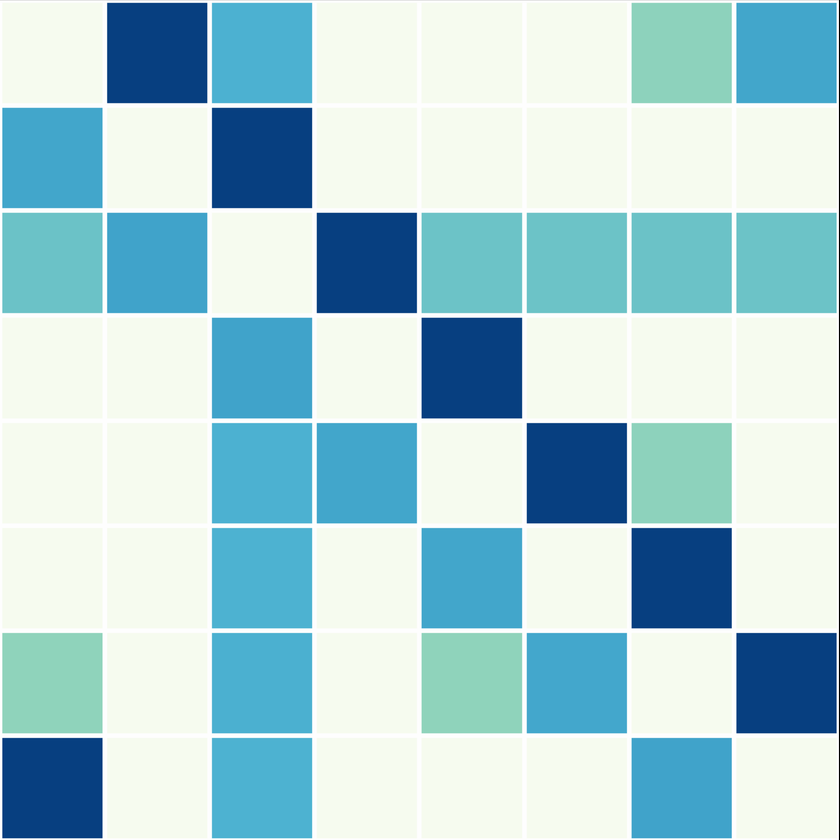
#> input picture matrices/vision.png, 840 x 840 px, shrunk from 3274 x 3273 before the run
$ python demand-matrices.py
#> lines starting #> are read from the running program, lines starting #| are printed output that depends on the picture
#!/usr/bin/env python3
# -*- coding: utf-8 -*-
"""
Created on Fri Jan 26 12:49:06 2024

@author: vamsi
"""

import matplotlib.pyplot as plt
import cv2
import numpy as np
import matplotlib
import seaborn as sns
from matplotlib.colors import LogNorm
from pathlib import Path
#%%
directory = "matrices/"
Path(directory).mkdir(parents=True, exist_ok=True)

heatmaps=["vision.png","image-processing.png","object-tracking.png","speech-recognition.png"]

# Function to convert RGB to hexadecimal
def rgb_to_hex(rgb):
    return '{:02x}{:02x}{:02x}'.format(int(rgb[0]), int(rgb[1]), int(rgb[2]))

visionMatrix=0
ipMatrix=0
otMatrix=0
srMatrix=0

# Load the heatmap image
for heatmap in heatmaps:
    heatmap_image_path = directory+heatmap
    heatmap_image = cv2.imread(heatmap_image_path)
#> heatmap_image is the input picture: shape (840, 840, 3); mean B, G, R 215.2, 208, 170.5
    heatmap_rgb = cv2.cvtColor(heatmap_image, cv2.COLOR_BGR2RGB)

    # Initialize the matrix to store the hexadecimal values
    if heatmap=="vision.png":
        rows, cols = 8, 8  # As specified for the heatmap
        visionMatrix = np.empty((rows, cols))
    if heatmap=="image-processing.png":
        rows, cols = 8, 8  # As specified for the heatmap
        ipMatrix = np.empty((rows, cols))
    if heatmap=="speech-recognition.png":
        rows, cols = 12,12
        srMatrix = np.empty((rows, cols))
    if heatmap=="object-tracking.png":
        rows,cols=9,9
        otMatrix = np.empty((rows, cols))
    cell_height = heatmap_rgb.shape[0] // rows
#> cell_height = 105
    cell_width = heatmap_rgb.shape[1] // cols
#> cell_width = 105
    hex_matrix = np.empty((rows, cols))

    # Iterate over the grid and convert each cell's color to hexadecimal
    for i in range(rows):
        for j in range(cols):
            # Extract the cell from the heatmap
            cell = heatmap_rgb[i*cell_height:(i+1)*cell_height, j*cell_width:(j+1)*cell_width, :]
            # Compute the average color of the cell
            average_color = np.mean(np.mean(cell, axis=0), axis=0)
            # Convert the color to hexadecimal
            hex_color = rgb_to_hex(average_color)
            # Assign the hexadecimal value to the matrix cell
            hex_matrix[i, j] = 0xffffff - int(hex_color,16)
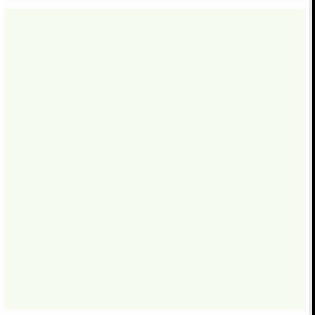
#> cell: shape (105, 105, 3) (shown 3 times larger); mean R, G, B 244, 248.6, 237.7

    hex_matrix = hex_matrix/np.max(hex_matrix)

    if heatmap=="vision.png":
        visionMatrix = hex_matrix
    if heatmap=="image-processing.png":
        ipMatrix = hex_matrix
    if heatmap=="speech-recognition.png":
        srMatrix = hex_matrix
    if heatmap=="object-tracking.png":
        otMatrix = hex_matrix

    fig = plt.figure(figsize=(8, 6))
    ax = sns.heatmap(hex_matrix, cmap='GnBu', linewidths=2)
#> pass 2 of the loop `for heatmap in heatmaps:`:
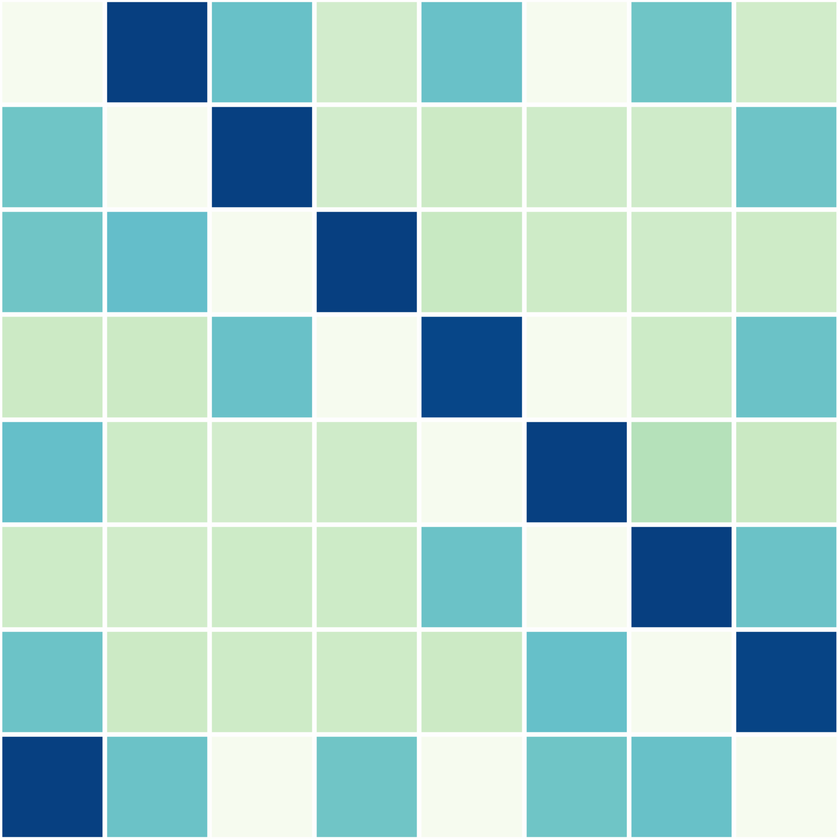
#> input picture matrices/image-processing.png, 838 x 839 px, shrunk from 3267 x 3271 before the run
#> heatmap_image is the input picture: shape (839, 838, 3); mean B, G, R 202.6, 209.2, 168.2
#> heatmap_rgb: shape (839, 838, 3)
#> after the loop `for i in range(rows):`:
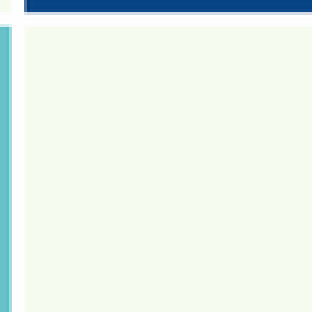
#> cell: shape (104, 104, 3) (shown 3 times larger); mean R, G, B 233.3, 242.6, 235.1
#> pass 3 of the loop `for heatmap in heatmaps:`:
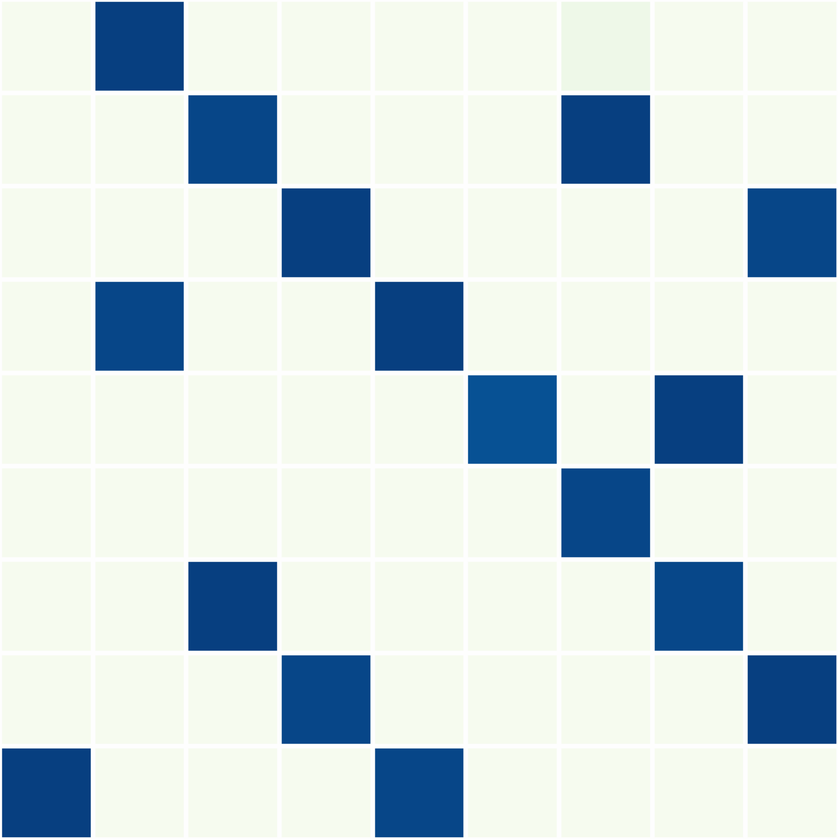
#> input picture matrices/object-tracking.png, 838 x 839 px, shrunk from 3266 x 3269 before the run
#> heatmap_image is the input picture: shape (839, 838, 3); mean B, G, R 221.3, 218.3, 203.9
#> after the loop `for i in range(rows):`:
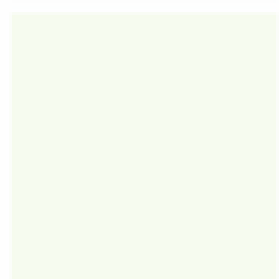
#> cell: shape (93, 93, 3) (shown 3 times larger); mean R, G, B 246.7, 251.3, 240.3
#> the loop made 4 passes; the first 3 are shown
    # plt.imshow(normalized_matrix/16252144, cmap='GnBu')
    # plt.colorbar()  # Show the color scale
    # fig.tight_layout()

#%%
rows, columns = 8,8
#> rows = 8; columns = 8
sums=list()
for i in range(rows):
    sums.append(sum(visionMatrix[i]))
#> after the loop, sums = [3.08, 1.98, 4.73, 2, 3.07, 2.65, 3.47, 2.66]
for j in range(columns):
    sums.append(sum(visionMatrix[:,j]))
#> after the loop, sums = [3.08, 1.98, 4.73, 2, 3.07, 2.65, 3.47, 2.66, 2.93, 1.98, 5.35, 1.97, 2.94, 2.52, 3.37, 2.6]
visionMatrixScaled = visionMatrix*8.0/np.max(sums)
visionMatrixFloor = visionMatrixScaled
for i in range(rows):
    for j in range(columns):
        visionMatrixFloor[i][j] = np.floor(visionMatrixScaled[i][j])

for i in range(rows):
    print("vision row "+str(i)+" sum: "+str(sum(visionMatrixFloor[i])))
#> this loop made 8 passes
#| vision row 0 sum: 3.0
#| vision row 1 sum: 2.0
#| vision row 2 sum: 2.0
#| vision row 3 sum: 2.0
#| vision row 4 sum: 3.0
#| vision row 5 sum: 3.0
#| vision row 6 sum: 3.0
#| vision row 7 sum: 3.0
for j in range(columns):
    print("vision column "+str(j)+" sum: "+str(sum(visionMatrixFloor[:,j])))

fig = plt.figure(figsize=(8, 6))
ax = sns.heatmap(visionMatrixFloor, cmap='GnBu', linewidths=2)
#%%
rows, columns = 8,8
sums=list()
for i in range(rows):
    sums.append(sum(ipMatrix[i]))
#> after the loop, sums = [3.24, 2.96, 3.05, 2.85, 2.72, 2.97, 2.99, 3.43]
for j in range(columns):
    sums.append(sum(ipMatrix[:,j]))
#> after the loop, sums = [3.24, 2.96, 3.05, 2.85, 2.72, 2.97, 2.99, 3.43, 3.77, 3.04, 2.87, 2.53, 2.89, 2.66, 3.05, 3.38]
ipMatrixScaled = ipMatrix*8.0/np.max(sums)
ipMatrixFloor = ipMatrixScaled
for i in range(rows):
    for j in range(columns):
        ipMatrixFloor[i][j] = np.floor(ipMatrixScaled[i][j])

for i in range(rows):
    print("IP row "+str(i)+" sum: "+str(sum(ipMatrixFloor[i])))
for j in range(columns):
    print("IP column "+str(j)+" sum: "+str(sum(ipMatrixFloor[:,j])))

fig = plt.figure(figsize=(8, 6))
ax = sns.heatmap(ipMatrixFloor, cmap='GnBu', linewidths=2)

#%%
rows, columns = 9,9
sums=list()
for i in range(rows):
    sums.append(sum(otMatrix[i]))
#> after the loop, sums = [1.34, 2.27, 2.28, 2.27, 2.26, 1.32, 2.27, 2.27, 2.26]
for j in range(columns):
    sums.append(sum(otMatrix[:,j]))
#> after the loop, sums = [1.34, 2.27, 2.28, 2.27, 2.26, 1.32, 2.27, 2.27, 2.26, 1.31, 2.27, 2.27, 2.27, 2.26, 1.31, 2.3, 2.26, 2.27]
otMatrixScaled = otMatrix*8.0/np.max(sums)
otMatrixFloor = otMatrixScaled
for i in range(rows):
    for j in range(columns):
        otMatrixFloor[i][j] = np.floor(otMatrixScaled[i][j])

for i in range(rows):
    print("OT row "+str(i)+" sum: "+str(sum(otMatrixFloor[i])))
#> this loop made 9 passes
#| OT row 0 sum: 3.0
#| OT row 1 sum: 6.0
#| OT row 2 sum: 6.0
#| OT row 3 sum: 6.0
#| OT row 4 sum: 6.0
#| OT row 5 sum: 3.0
#| OT row 6 sum: 6.0
#| OT row 7 sum: 6.0
#> (further printed lines are left out)
for j in range(columns):
    print("OT column "+str(j)+" sum: "+str(sum(otMatrixFloor[:,j])))

fig = plt.figure(figsize=(8, 6))
ax = sns.heatmap(otMatrixFloor, cmap='GnBu', linewidths=2)

#%%
rows, columns = 12,12
sums=list()
for i in range(rows):
    sums.append(sum(srMatrix[i]))
for j in range(columns):
    sums.append(sum(srMatrix[:,j]))
srMatrixScaled = srMatrix*8.0/np.max(sums)
srMatrixFloor = srMatrixScaled
for i in range(rows):
    for j in range(columns):
        srMatrixFloor[i][j] = np.floor(srMatrixScaled[i][j])

for i in range(rows):
    print("SR row "+str(i)+" sum: "+str(sum(srMatrixFloor[i])))
for j in range(columns):
    print("SR column "+str(j)+" sum: "+str(sum(srMatrixFloor[:,j])))
fig = plt.figure(figsize=(8, 6))
ax = sns.heatmap(srMatrixFloor, cmap='GnBu', linewidths=2)


#%%


############################################################################################

# TopoOpt DLRM Figure 1.


############################################################################################

import matplotlib.pyplot as plt
import cv2
import numpy as np
import matplotlib
import seaborn as sns
from matplotlib.colors import LogNorm
import matplotlib.colors as colors

directory = "matrices/"

matplotlib.rcParams.update({'font.size': 28})

# heatmaps=["data-parallelism","hybrid-parallelism","heatmap1","heatmap2","heatmap3","topoopt"]
heatmaps=["data-parallelism"]
# Function to convert RGB to hexadecimal
def rgb_to_hex(rgb):
    return '{:02x}{:02x}{:02x}'.format(int(rgb[0]), int(rgb[1]), int(rgb[2]))

visionMatrix=0
ipMatrix=0
otMatrix=0
srMatrix=0

maxEntry=0

# Load the heatmap image
for heatmap in heatmaps:
    heatmap_image_path = directory+heatmap+".png"
    heatmap_image = cv2.imread(heatmap_image_path)
#> (the run stopped early here; a loop or call above may not have finished)
